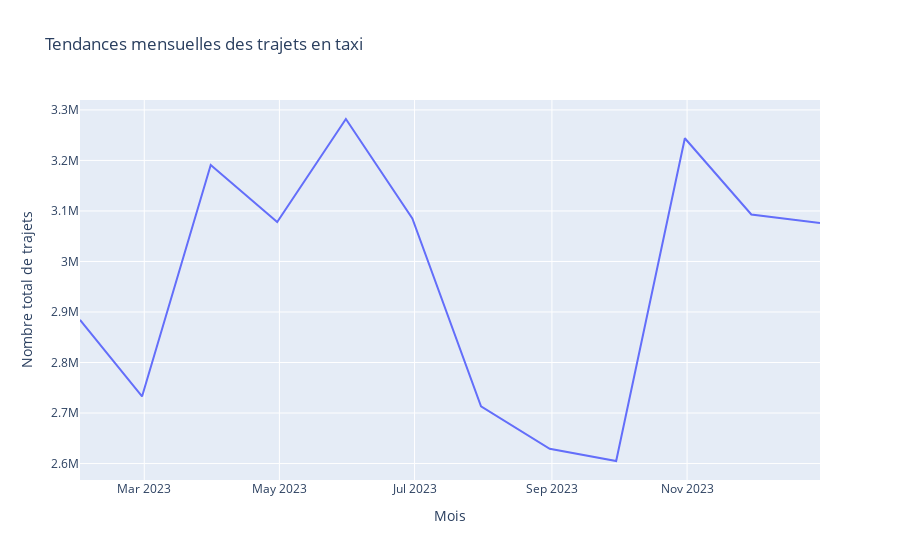
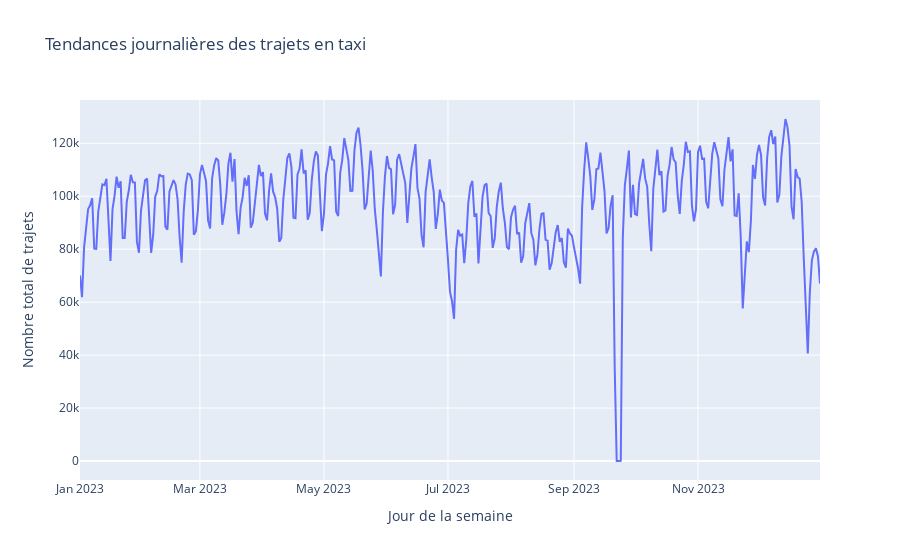
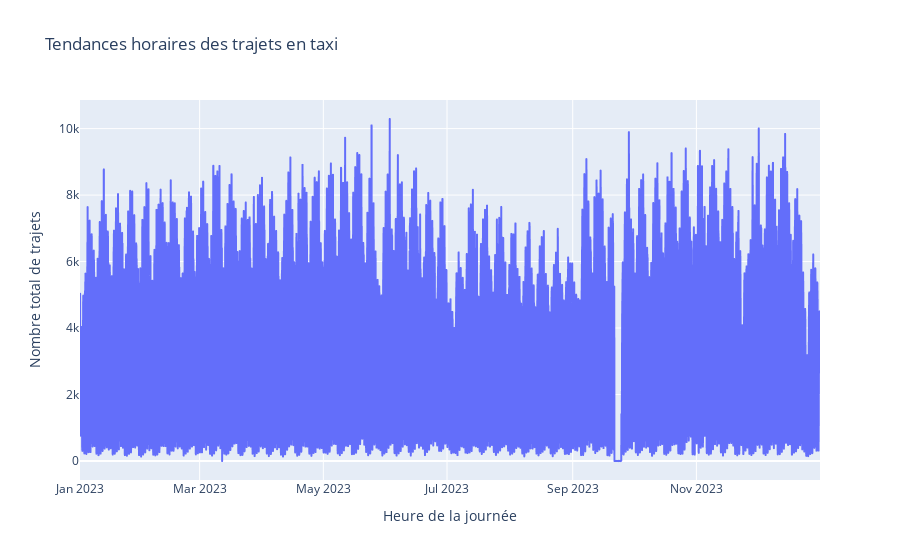

The notebook cell saved with these charts, in order:
### Code cell
# Analyse des tendances temporelles au fil des mois
fig_monthly = px.line(df.resample('ME', on='tpep_pickup_datetime').sum(), 
                      x=df.resample('ME', on='tpep_pickup_datetime').sum().index, 
                      y='num_trips', 
                      title='Tendances mensuelles des trajets en taxi')
fig_monthly.update_xaxes(title='Mois')
fig_monthly.update_yaxes(title='Nombre total de trajets')

# Analyse des tendances temporelles au fil des jours de la semaine
fig_weekly = px.line(df.resample('D', on='tpep_pickup_datetime').sum(), 
                     x=df.resample('D', on='tpep_pickup_datetime').sum().index, 
                     y='num_trips', 
                     title='Tendances journalières des trajets en taxi')
fig_weekly.update_xaxes(title='Jour de la semaine')
fig_weekly.update_yaxes(title='Nombre total de trajets')

# Analyse des tendances temporelles au fil des heures de la journée
fig_hourly = px.line(df.resample('h', on='tpep_pickup_datetime').sum(), 
                     x=df.resample('h', on='tpep_pickup_datetime').sum().index, 
                     y='num_trips', 
                     title='Tendances horaires des trajets en taxi')
fig_hourly.update_xaxes(title='Heure de la journée')
fig_hourly.update_yaxes(title='Nombre total de trajets')

# Affichage des résultats
fig_monthly.show()
fig_weekly.show()
fig_hourly.show()

### Figure 1 — Plotly figure (JSON) as saved in the notebook; plotly's stock layout.template omitted (floating-point values rounded to 4 significant figures)
{"data": [{"hovertemplate": "x=%{x}<br>num_trips=%{y}<extra></extra>", "legendgroup": "", "line": {"color": "#636efa", "dash": "solid"}, "marker": {"symbol": "circle"}, "mode": "lines", "name": "", "orientation": "v", "showlegend": false, "type": "scatter", "x": ["2023-01-31T00:00:00", "2023-02-28T00:00:00", "2023-03-31T00:00:00", "2023-04-30T00:00:00", "2023-05-31T00:00:00", "2023-06-30T00:00:00", "2023-07-31T00:00:00", "2023-08-31T00:00:00", "2023-09-30T00:00:00", "2023-10-31T00:00:00", "2023-11-30T00:00:00", "2023-12-31T00:00:00"], "xaxis": "x", "y": [2884431, 2732837, 3190910, 3078075, 3282018, 3085063, 2713181, 2629087, 2605041, 3243964, 3092956, 3076067], "yaxis": "y"}], "layout": {"legend": {"tracegroupgap": 0}, "title": {"text": "Tendances mensuelles des trajets en taxi"}, "xaxis": {"anchor": "y", "domain": [0, 1], "title": {"text": "Mois"}}, "yaxis": {"anchor": "x", "domain": [0, 1], "title": {"text": "Nombre total de trajets"}}}}

### Figure 2 — Plotly figure (JSON) as saved in the notebook; plotly's stock layout.template omitted (floating-point values rounded to 4 significant figures; data arrays with more than 128 entries replaced by an {"elided": "..."} marker saying what was removed)
{"data": [{"hovertemplate": "x=%{x}<br>num_trips=%{y}<extra></extra>", "legendgroup": "", "line": {"color": "#636efa", "dash": "solid"}, "marker": {"symbol": "circle"}, "mode": "lines", "name": "", "orientation": "v", "showlegend": false, "type": "scatter", "x": {"elided": "365 str values"}, "xaxis": "x", "y": {"elided": "365 int values"}, "yaxis": "y"}], "layout": {"legend": {"tracegroupgap": 0}, "title": {"text": "Tendances journalières des trajets en taxi"}, "xaxis": {"anchor": "y", "domain": [0, 1], "title": {"text": "Jour de la semaine"}}, "yaxis": {"anchor": "x", "domain": [0, 1], "title": {"text": "Nombre total de trajets"}}}}

### Figure 3 — Plotly figure (JSON) as saved in the notebook; plotly's stock layout.template omitted (floating-point values rounded to 4 significant figures; data arrays with more than 128 entries replaced by an {"elided": "..."} marker saying what was removed)
{"data": [{"hovertemplate": "x=%{x}<br>num_trips=%{y}<extra></extra>", "legendgroup": "", "line": {"color": "#636efa", "dash": "solid"}, "marker": {"symbol": "circle"}, "mode": "lines", "name": "", "showlegend": false, "type": "scattergl", "x": {"elided": "8760 str values"}, "xaxis": "x", "y": {"elided": "8760 int values"}, "yaxis": "y"}], "layout": {"legend": {"tracegroupgap": 0}, "title": {"text": "Tendances horaires des trajets en taxi"}, "xaxis": {"anchor": "y", "domain": [0, 1], "title": {"text": "Heure de la journée"}}, "yaxis": {"anchor": "x", "domain": [0, 1], "title": {"text": "Nombre total de trajets"}}}}
